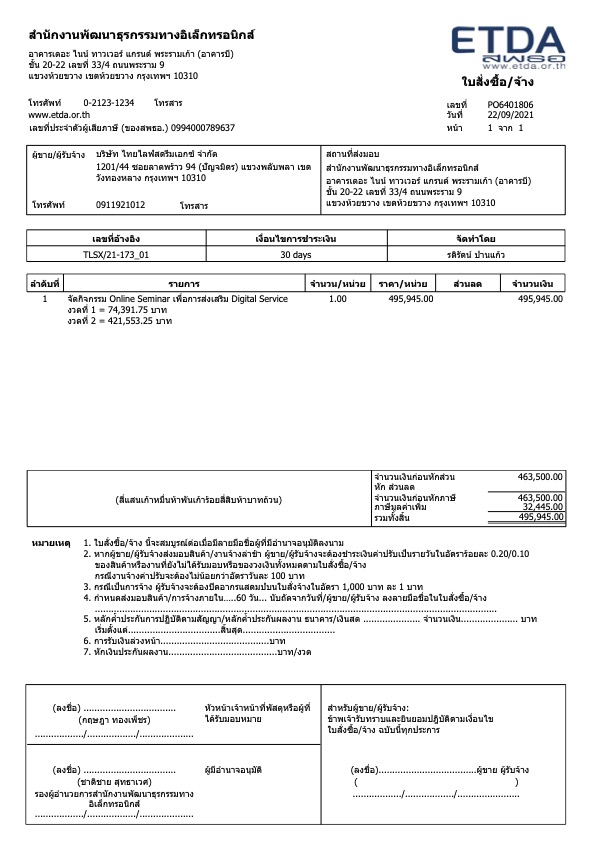
#> input picture images/PO-im.jpg, 595 x 841 px, found by its file name
$ jupyter execute --allow-errors Detecting_ocr_area_2.ipynb
#> lines starting #> are read from the running program, lines starting #| are printed output that depends on the picture; after the words box and inside, x2 and y2 are one past the last pixel; in counts of white or black regions, pixels touching at a corner belong together
[cell 1]
import pdf2image
try:
    from PIL import Image
except ImportError:
    import Image
import pytesseract
from pytesseract import Output

import os
import matplotlib.pyplot as plt
import matplotlib.image as mpimg
import cv2
import numpy as np
import csv

[cell 2]
#convert pdf to img PIL format
def pdf_to_img(pdf_file):
    return pdf2image.convert_from_path(pdf_file)
def ocr_core(file):
    text = pytesseract.image_to_string(file,lang='tha+eng',config='-c preserve_interword_spaces=1')
    return text

## Example of direct OCR

- we can directly get the OCR result with Tesseract library

#> (a cell that did not finish here is left out)

[cell 4]
img3 = mpimg.imread('/Users/nichada/MyCode/Etda/pan-OCR/images/PO-im.jpg')
#> img3 is the input picture: shape (841, 595, 3); mean R, G, B 240.2, 240.3, 240.4
imgplot = plt.imshow(img3)
plt.show()

#> (a cell that did not finish here is left out)

# Detect OCR by Area

## Pre-process image
- download image and pre-process (detech sentences, zoning by cv2 contours)

[cell 6]
def make_contour(im):

    img2gray = cv2.cvtColor(im, cv2.COLOR_BGR2GRAY)
    blur = cv2.GaussianBlur(img2gray, (7,7), 0)

    ret, mask = cv2.threshold(blur, 0, 255, cv2.THRESH_BINARY_INV + cv2.THRESH_OTSU)

    kernel = cv2.getStructuringElement(cv2.MORPH_RECT, (2,3))

    dilation = cv2.dilate(mask,kernel,iterations = 2)


    contours, hierarchy = cv2.findContours(dilation, mode=cv2.RETR_EXTERNAL, method=cv2.CHAIN_APPROX_SIMPLE)

    return contours,hierarchy

[cell 7]
file_name = '/Users/nichada/MyCode/Etda/pan-OCR/images/PO-150'
ext = '.png'

im = cv2.imread(file_name+ext)

#> (the rest of this cell did not finish here and is left out)

### Alternative Preporcessing Method

[cell 8]
# [22 lines of commented-out code are left out]

#> (a cell that did not finish here is left out)

## Index ocr text with coordinate
- Read the image, crop the area and send to ocr.  The result of ocr is the list of strings.
- I also want to be able to locate the keywords on the image, so I save the cooridinate (x,y,w,h) with the strings in dictionary and store in .csv
- Then, I can search keywords in dictionary and highlight the boundary box on the image.

[cell 10]
# Optional- show image
cv2.imshow('crop', im)
cv2.waitKey(0)
cv2.destroyAllWindows() # destroys the window showing image
cv2.waitKey(1) #for mac OS

crop image, save cropped image and save ocr text to .csv

#> (a cell that did not finish here is left out)

#> (a cell that did not finish here is left out)

## Search in OCR and Highlight search on Image

[cell 13]
# search the coordinate of the keyword
def search_ocr(keyword,dict_):
    val_list = list(dt.values())
    key_list = list(dt.keys())
    corr_ls = []
    sent_ls = []

    for area in dt.values():
        position = val_list.index(area)
        for sent in area:
            if keyword in sent:
                corr = key_list[position]
                sent_ls.append(sent)
                if corr not in corr_ls:
                    corr_ls.append(key_list[position])

    return corr_ls, sent_ls

#> (the rest of this cell did not finish here and is left out)

#> (a cell that did not finish here is left out)

[cell 15]
# now, highlight keyword area found on the image
def find_area(corr_ls,file_):
    global image
    global cache
    image = cv2.imread(file_)

    cache = image.copy()
    # ignore first crop as it refers to the whole page
    invoice = cv2.imread(file_)

    for i,corr in enumerate(corr_ls):
        image = cache.copy()
        x,y,w,h = corr
        cv2.rectangle(image, (x, y), (x + w, y + h), (36,255,12), 2)
        cv2.imshow('crop', image)
        cv2.waitKey(0)
        cv2.destroyAllWindows() # destroys the window showing image
        cv2.waitKey(1) #for mac OS

#> (the rest of this cell did not finish here and is left out)

## Match Schema (Interested Field)

- enter keywords in the `search_ocr` formula, then use `find_area` to highlight that word

[cell 16]
import re
#> (the rest of this cell did not finish here and is left out)

#> (a cell that did not finish here is left out)

## Indicate new area to crop

[cell 18]
corr_ls_ = [(53, 300, 1129, 152)]
#> (the rest of this cell did not finish here and is left out)

## (test) Read inside the table

[cell 19]
file_name = 'images/PO-im'
ext = '.jpg'

im = cv2.imread(file_name+ext)

img2gray = cv2.cvtColor(im, cv2.COLOR_BGR2GRAY)
blur = cv2.GaussianBlur(img2gray, (5,5), 0)
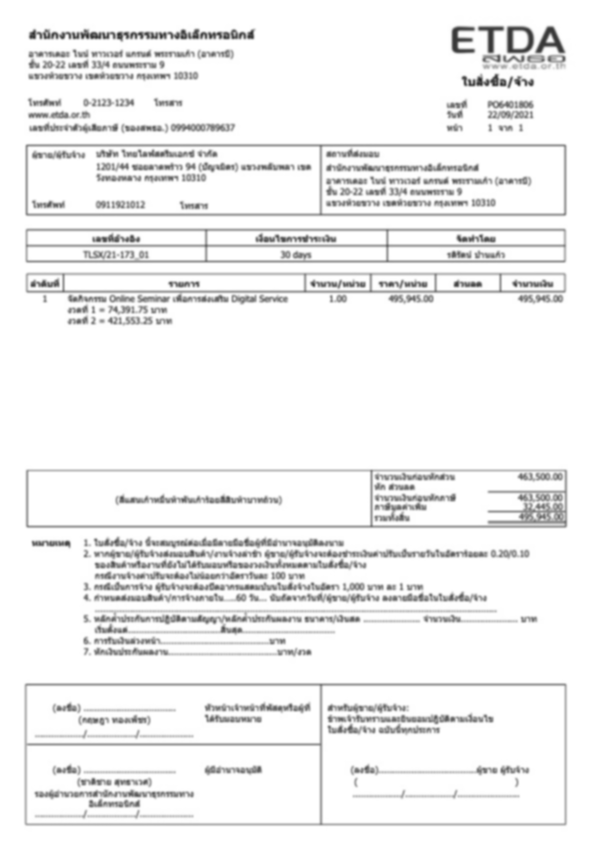
#> blur: shape (841, 595); min 48, max 255, mean 240.3

ret, mask = cv2.threshold(blur, 0, 255, cv2.THRESH_BINARY_INV + cv2.THRESH_OTSU)
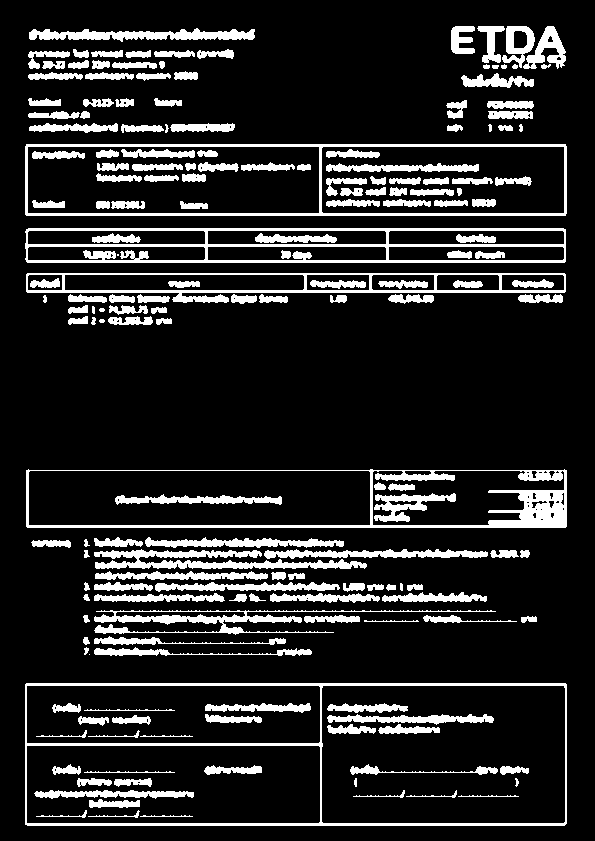
#> mask: shape (841, 595); 14.6% white; 185 white regions (2 under 20 px), largest, box (x1, y1, x2, y2) and area: (25, 228, 566, 263) 5645, (26, 469, 567, 528) 5198, (25, 683, 567, 826) 4960
#> ret = 211

kernel = cv2.getStructuringElement(cv2.MORPH_RECT, (4,2))

dilation = cv2.dilate(mask,kernel,iterations = 1)
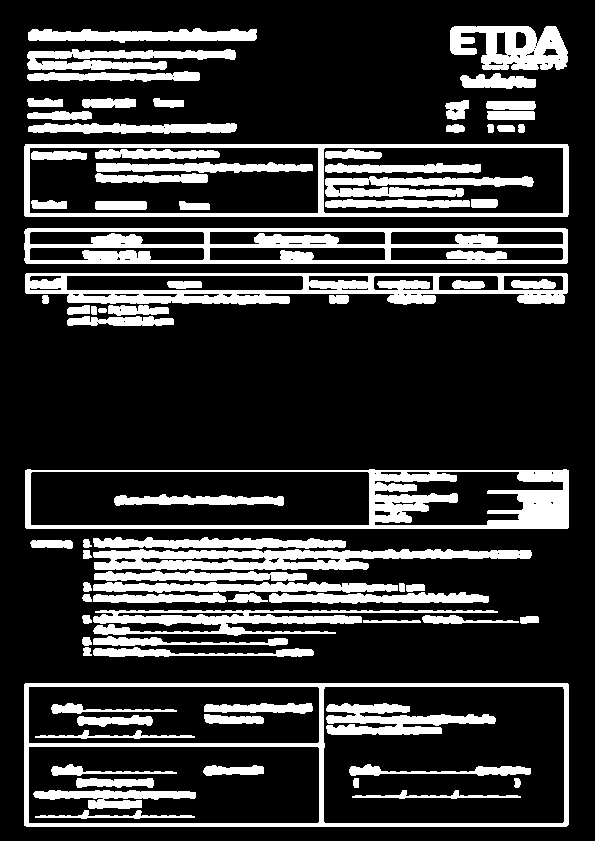
#> dilation: shape (841, 595); 20.9% white; 83 white regions


contours, hierarchy = cv2.findContours(dilation, mode=cv2.RETR_TREE, method=cv2.CHAIN_APPROX_SIMPLE)
#> contours = 173 contours, 45 with area under 20; largest, box (x1, y1, x2, y2) and area: (24, 683, 569, 827) 77788, (24, 144, 569, 217) 39163, (323, 686, 565, 824) 33002, (25, 469, 569, 529) 31507, (28, 746, 320, 824) 22402


for index,c in enumerate(contours):
    if hierarchy[0][index][2] < 0 : #no child
        x,y,w,h = cv2.boundingRect(c)
        cv2.rectangle(im, (x, y), (x + w, y + h), (36,255,12), 2)
    elif hierarchy[0][index][3] < 0 : #no parents
        x,y,w,h = cv2.boundingRect(c)
        cv2.rectangle(im, (x, y), (x + w, y + h), (0,0,255), 2)
#> this loop made 173 passes
#> (c, x, y, w, h) on passes 45, 46, 57: ([[518, 554], [519, 553], [520, 554], [519, 555]], 518, 553, 3, 3), ([[497, 553], [498, 552], [499, 553], [498, 554]], 497, 552, 3, 3), ([[374, 473], [375, 472], [376, 473], [375, 474]], 374, 472, 3, 3)
#> (x, y, w, h) on passes 1, 3, 4, 5, 6, 7: (24, 683, 545, 144), (35, 810, 160, 9), (33, 790, 163, 19), (76, 778, 78, 10), (203, 765, 61, 11), (51, 764, 126, 12)
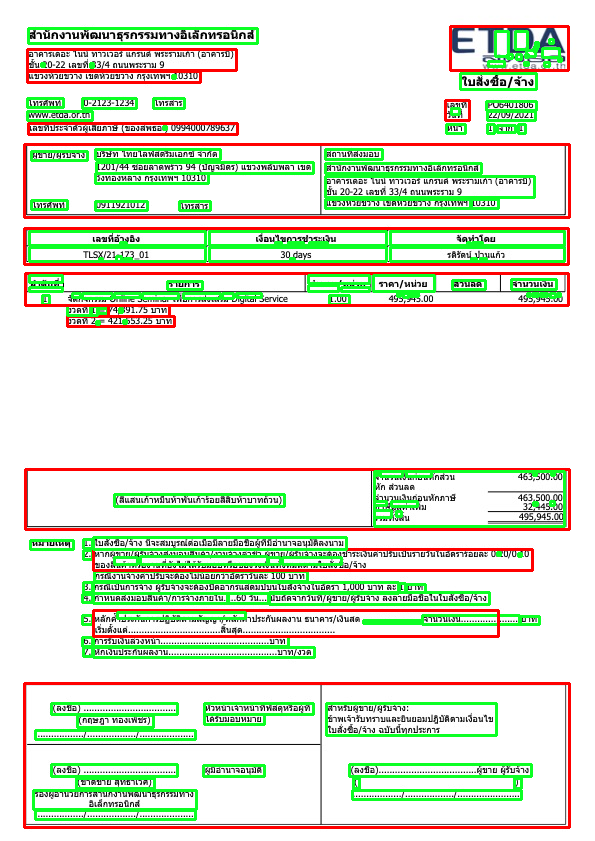
#> im: shape (841, 595, 3); mean B, G, R 208.2, 229.7, 219.8
# [25 lines of commented-out code are left out]


cv2.imshow('thresh', mask)
cv2.imshow('dilation', dilation)
cv2.imshow('im', im)


cv2.waitKey(0)
cv2.destroyAllWindows() # destroys the window showing image
cv2.waitKey(1) #for mac OS
#> Out = 27

[cell 20]
hierarchy[0][1][3]
#> Out = 0

[cell 21]
for component in zip(contours, hierarchy):
    currentContour = component[0]
    currentHierarchy = component[1]
    print(currentContour)
    print(currentHierarchy)
#> this loop made 1 pass
#> (printed output is left out)

$ run again, with images/Sarabun-im.png saved as images/PO-im.jpg
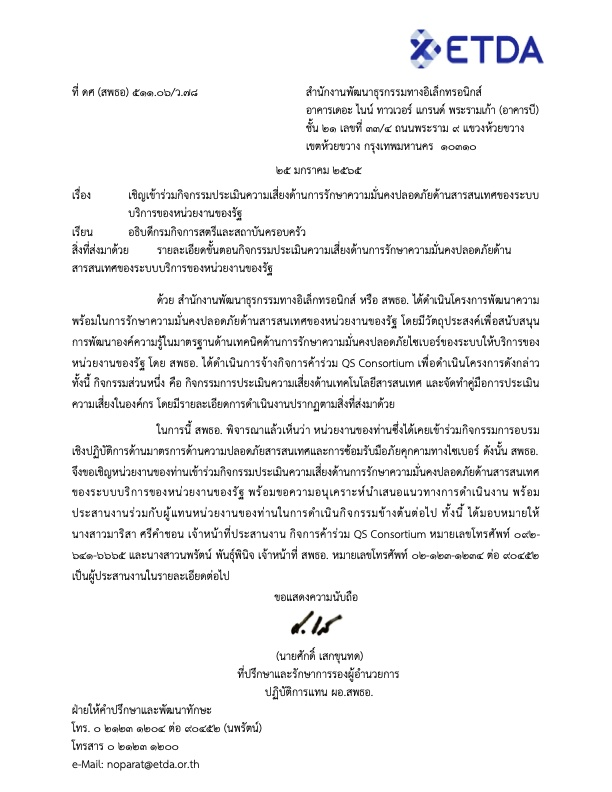
#> input picture images/Sarabun-im.png, 612 x 792 px, found by its file name
#> img3 is the input picture: shape (792, 612, 3); mean R, G, B 242.6, 242.6, 242.9
#> `ret, mask = cv2.threshold(blur, 0, 255, cv2.THRESH_BINARY_INV + cv2.TH..`:
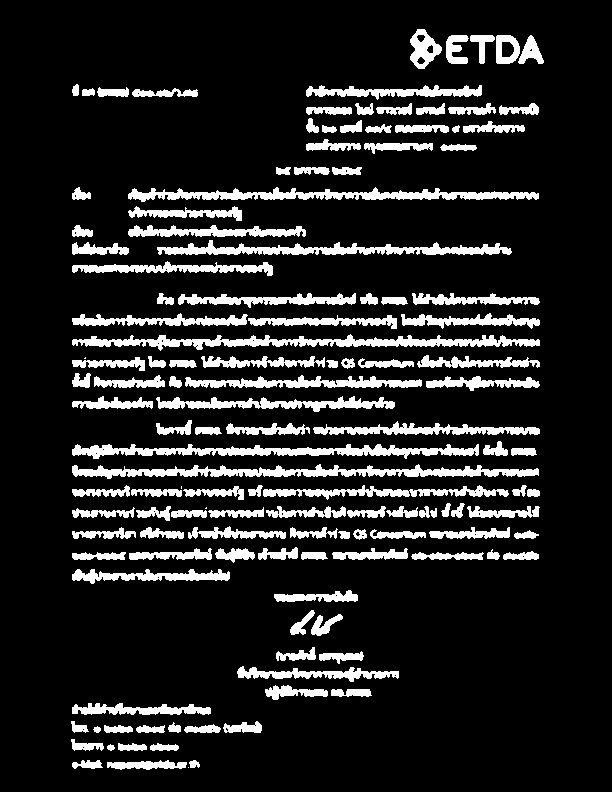
#> mask: shape (792, 612); 13.5% white; 134 white regions (4 under 20 px), largest, box (x1, y1, x2, y2) and area: (72, 464, 539, 479) 3273, (72, 334, 540, 351) 3270, (72, 444, 479, 459) 2923
#> ret = 214
#> dilation: shape (792, 612); 18.8% white; 61 white regions
#> contours = 79 contours, 16 with area under 20; largest, box (x1, y1, x2, y2) and area: (71, 334, 542, 352) 3966, (71, 464, 541, 480) 3926, (71, 444, 481, 460) 3468, (127, 187, 541, 203) 3438, (71, 506, 439, 522) 3041
#> the loop `for index,c in enumerate(contours):` made 79 passes
#> (c, x, y, w, h) on passes 2, 19, 25, 26, 28, 31: ([[187, 766], [188, 765], [189, 766], [188, 767]], 187, 765, 3, 3), ([[338, 535], [339, 534], [340, 535], [339, 536]], 338, 534, 3, 3), ([[135, 514], [136, 513], [137, 514], [136, 515]], 135, 513, 3, 3), ([[275, 510], [276, 509], [277, 510], [276, 511]], 275, 509, 3, 3), ([[465, 506], [466, 505], [467, 506], [466, 507]], 465, 505, 3, 3), ([[183, 493], [184, 492], [185, 493], [184, 494]], 183, 492, 3, 3)
#> after the loop `for index,c in enumerate(contours):`:
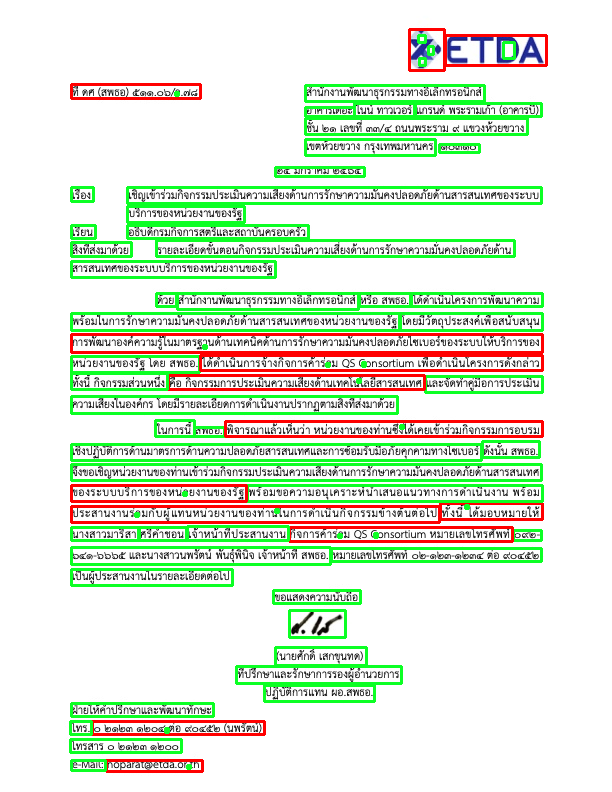
#> im: shape (792, 612, 3); mean B, G, R 214.1, 233.7, 220.9
#> `cv2.waitKey(1)`: Out = 27
#> `hierarchy[0][1][3]`: Out = 0
#> the loop `for component in zip(contours, hierarchy):` made 1 pass
#> (printed output is left out)
